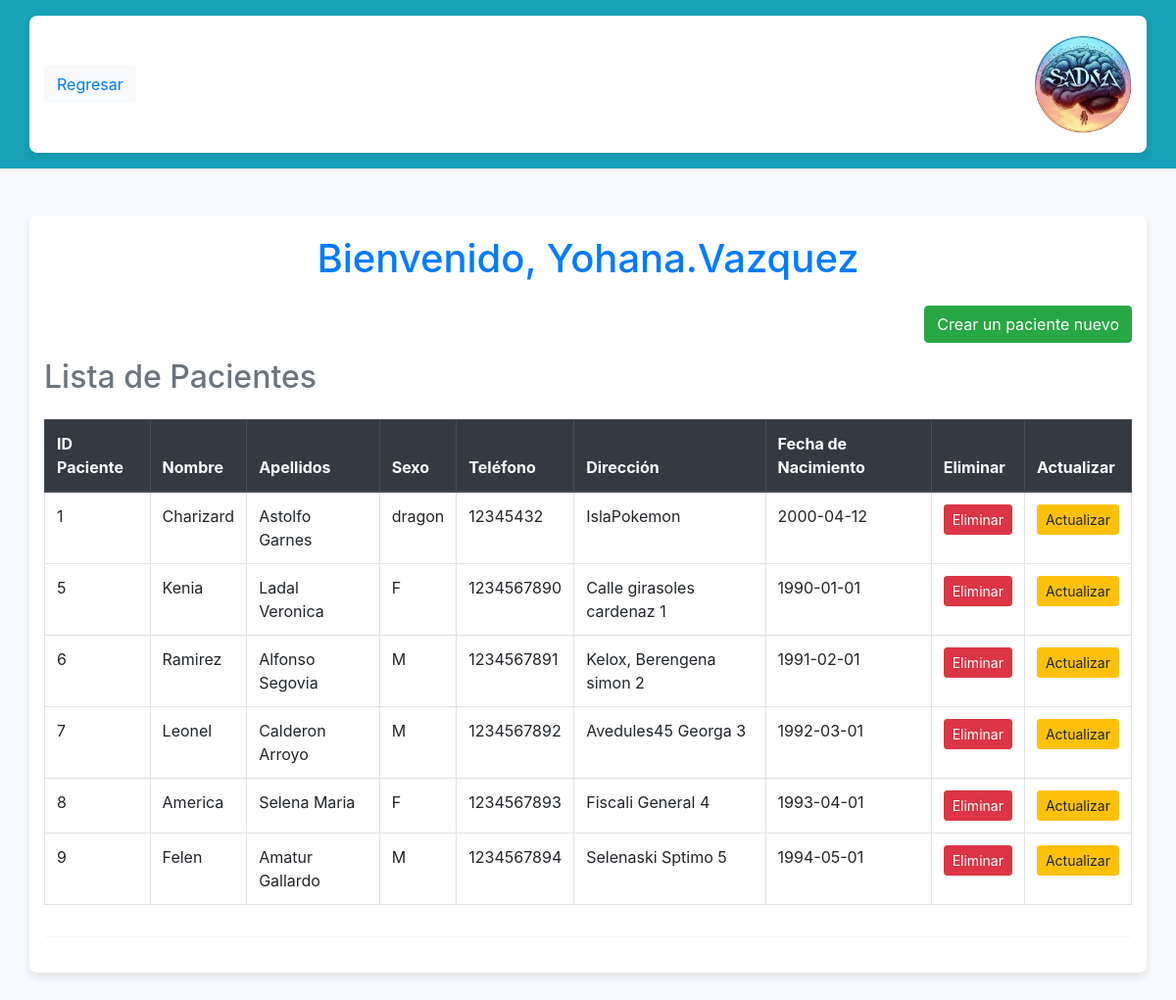
Page /Vista/crudPaciente/consultaPacientes.php (signed in) on the committed database.
### tables this page shows
CREATE TABLE `paciente` (
  `idPaciente` int(11) NOT NULL AUTO_INCREMENT,
  `Nombre` varchar(45) NOT NULL,
  `ApPaterno` varchar(45) NOT NULL,
  `ApMaterno` varchar(45) DEFAULT NULL,
  `sexo` varchar(45) DEFAULT NULL,
  `telefono` int(11) DEFAULT NULL,
  `direccion` varchar(50) DEFAULT NULL,
  `fechaNac` date DEFAULT NULL,
  PRIMARY KEY (`idPaciente`)
);

### Vista/crudPaciente/consultaPacientes.php (the view, shortened to what this page needs)
<?php
include '../../Modelo/BD/bd.php';
include '../includes/headerregresar.php';
$citasSql = "SELECT * FROM paciente";
$citasResult = mysqli_query($conn, $citasSql);
?>
<!DOCTYPE html>
<html lang="es">
<head>
    <link rel="stylesheet" href="../Estilos/stylesIP.css">
    <link rel="stylesheet" href="https://stackpath.bootstrapcdn.com/bootstrap/4.3.1/css/bootstrap.min.css">
</head>
<body class="bg-light">
    <div class="container my-5">
        <h1 class="text-center text-primary mb-4">Bienvenido, <?php echo $_SESSION['username']; ?></h1>
        <div class="text-right mb-3">
            <a href="CrearPaciente.php" class="btn btn-success">Crear un paciente nuevo</a>
        </div>
        <h2 class="text-secondary">Lista de Pacientes</h2>
        <div class="table-responsive">
            <table class="table table-hover table-bordered">
                <thead class="thead-dark">
                    <tr>
                        <th>ID Paciente</th>
                        <th>Nombre</th>
                        <th>Apellidos</th>
                        <th>Sexo</th>
                        <th>Teléfono</th>
                        <th>Dirección</th>
                        <th>Fecha de Nacimiento</th>
                        <th>Eliminar</th>
                        <th>Actualizar</th>
                    </tr>
                </thead>
                <tbody>
                    <?php while ($cita = mysqli_fetch_assoc($citasResult)) { ?>
                        <tr>
                            <td><?php echo $cita['idPaciente']; ?></td>
                            <td><?php echo $cita['Nombre']; ?></td>
                            <td><?php echo $cita['ApPaterno'] . " " . $cita['ApMaterno']; ?></td>
                            <td><?php echo $cita['sexo']; ?></td>
                            <td><?php echo $cita['telefono']; ?></td>
                            <td><?php echo $cita['direccion']; ?></td>
                            <td><?php echo $cita['fechaNac']; ?></td>
                            <td><a href="javascript:void(0);" onclick="confirmDelete(<?php echo $cita['idPaciente']; ?>)" class="btn btn-danger btn-sm">Eliminar</a>                            </td>
                            <td><a href="EditarPaciente.php?idPaciente=<?php echo $cita['idPaciente']; ?>" class="btn btn-warning btn-sm">Actualizar</a></td>
                        </tr>
                    <?php } ?>
                </tbody>
            </table>
        </div>
        <hr>
    </div>
</body>
</html>

### Vista/includes/headerRegresar.php (shortened to what this page needs)
<!DOCTYPE html>
<html lang="es">
<head>
    <link href="https://cdn.jsdelivr.net/npm/bootstrap@5.3.0-alpha1/dist/css/bootstrap.min.css" rel="stylesheet">
</head>
<body>
    <header class="bg-info py-3 shadow-sm">
        <div class="container d-flex justify-content-between align-items-center">
            <a href="../../Controlador/regreso.php" class="btn btn-light text-primary">
                Regresar
            </a>
            <h1 class="text-white mx-3" style="font-size: 1.5rem;">SADNA</h1>
            <div class="header-center">
                <img src="../imagenes/logo.png" alt="Logo" class="img-fluid" style="max-height: 100px;">
            </div>
        </div>
    </header>
</body>
</html>

### Vista/Estilos/stylesIP.css (style rules this page uses)
body { font-family: Arial, sans-serif; background-color: #f8f9fa; margin: 0; padding: 0; }
.container { max-width: 900px; margin: 0 auto; padding: 20px; background-color: #ffffff; border-radius: 8px; box-shadow: 0 4px 8px rgba(0, 0, 0, 0.1); }
.table-responsive { margin-top: 1.5rem; }
.table thead { background-color: #343a40; color: #ffffff; }
.btn { font-size: 0.9em; padding: 0.4em 0.8em; }
.btn-danger { color: #ffffff; background-color: #dc3545; border-color: #dc3545; }

### rows in the picture
paciente: idPaciente "1", Nombre "Charizard", ApPaterno "Astolfo", ApMaterno "Garnes", sexo "dragon", telefono "12345432", direccion "IslaPokemon", fechaNac "2000-04-12"
paciente: idPaciente "5", Nombre "Kenia", ApPaterno "Ladal", ApMaterno "Veronica", sexo "F", telefono "1234567890", direccion "Calle girasoles cardenaz 1", fechaNac "1990-01-01"
paciente: idPaciente "6", Nombre "Ramirez", ApPaterno "Alfonso", ApMaterno "Segovia", sexo "M", telefono "1234567891", direccion "Kelox, Berengena simon 2", fechaNac "1991-02-01"
paciente: idPaciente "7", Nombre "Leonel", ApPaterno "Calderon", ApMaterno "Arroyo", sexo "M", telefono "1234567892", direccion "Avedules45 Georga 3", fechaNac "1992-03-01"
paciente: idPaciente "8", Nombre "America", ApPaterno "Selena", ApMaterno "Maria", sexo "F", telefono "1234567893", direccion "Fiscali General 4", fechaNac "1993-04-01"
paciente: idPaciente "9", Nombre "Felen", ApPaterno "Amatur", ApMaterno "Gallardo", sexo "M", telefono "1234567894", direccion "Selenaski Sptimo 5", fechaNac "1994-05-01"

### other values in the picture
$_SESSION['username'] "Yohana.Vazquez"
